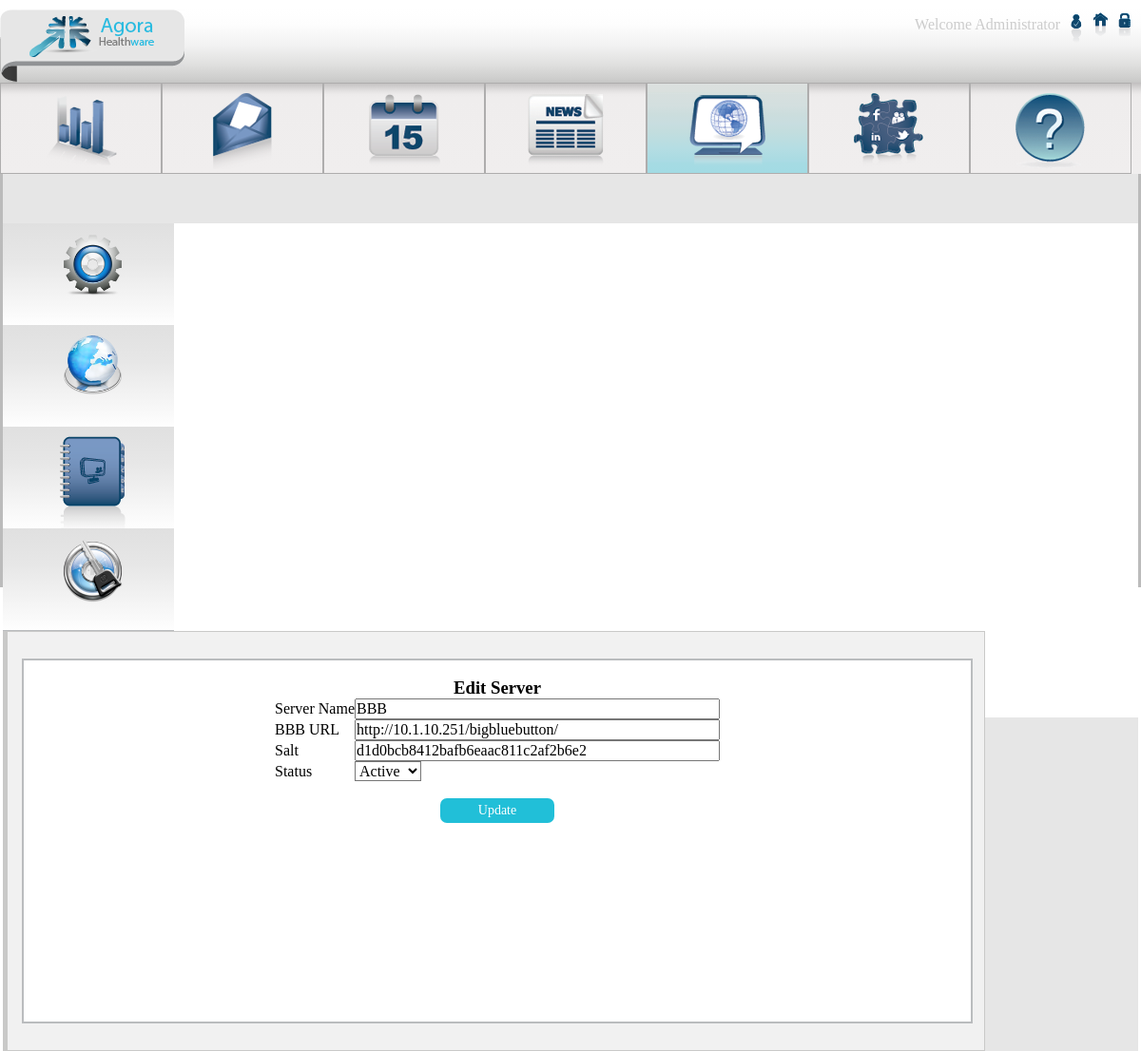
Before: /editserver.php?id=13 (signed in) with the older database file.
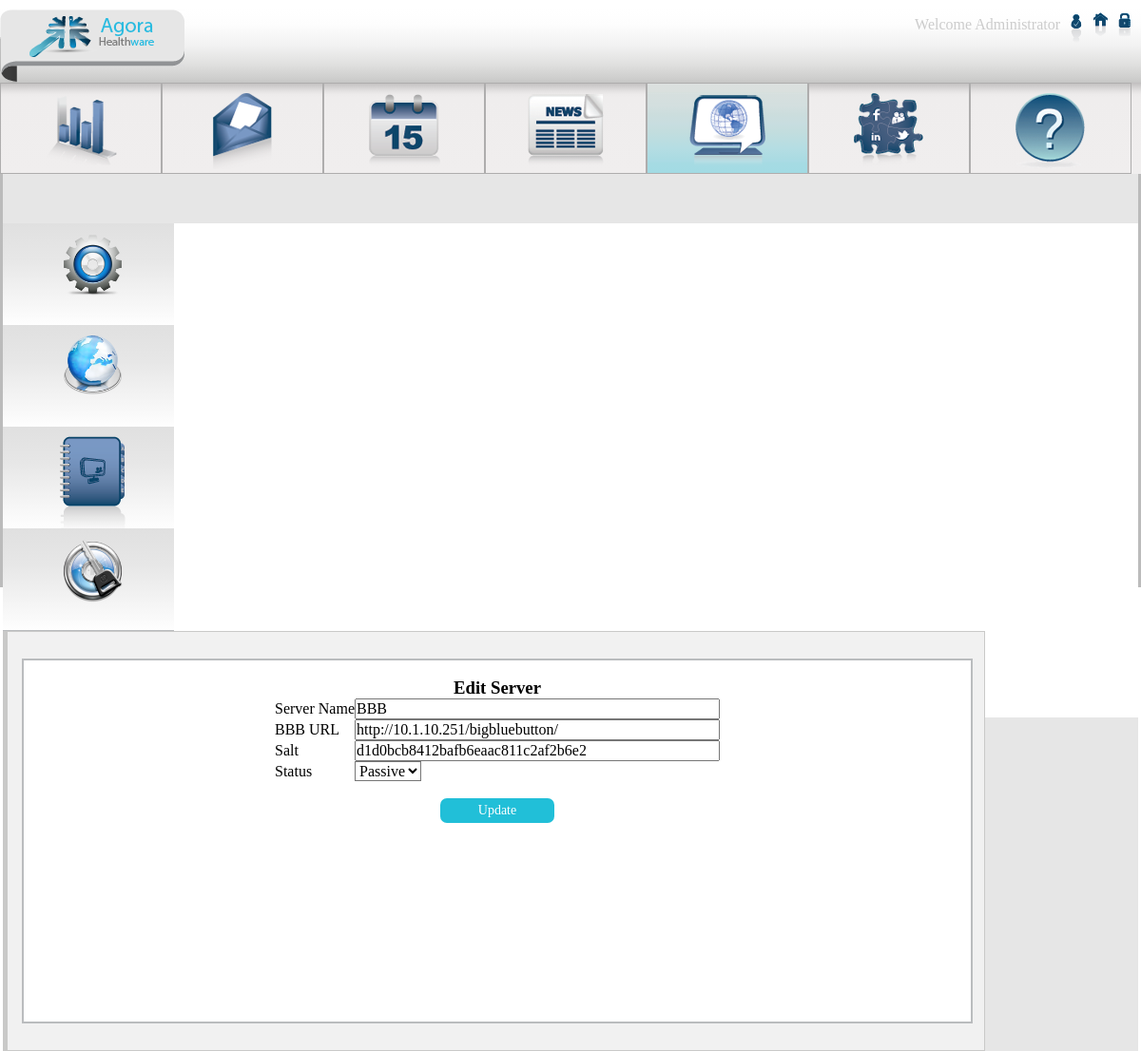
After: the same page with the newer database file.
### tables this page shows
CREATE TABLE `servers` (
  `id` int(11) NOT NULL AUTO_INCREMENT,
  `name` varchar(255) DEFAULT NULL,
  `url` varchar(255) DEFAULT NULL,
  `salt` varchar(255) DEFAULT NULL,
  `version` varchar(255) DEFAULT NULL,
  `created_at` datetime DEFAULT NULL,
  `updated_at` datetime DEFAULT NULL,
  `param` varchar(255) DEFAULT NULL,
  `status` int(1) DEFAULT NULL,
  PRIMARY KEY (`id`)
);

### classes/DBAccess.php (called while the page is built, shortened)
<?php
    class DBAccess{
        public function getServer($id){
            $sql="select * from servers where id=".$id;
            $result=mysql_query($sql);
            $row=mysql_fetch_array($result);
            return($row);
        }
    }
?>

### editserver.php (the view, shortened to what this page needs)
<?php
    require_once('classes/DBAccess.php');
    $dbAccess = new DBAccess();
    $row=$dbAccess->getServer($_GET['id']);
?>
<!doctype html>
<html lang="en">
    <head>
        <link rel="stylesheet" type="text/css" href="css/Style.css"/>
        <link rel="stylesheet" type="text/css" href="css/rhd.css"/>
    </head>
    <body>
        <?php include_once 'assets/main/HeaderNew.php'; ?>
        <?php include_once 'assets/main/LeftSideNew.php'; ?>
        <div id="rightform">
            <div class="RightTextCntr">
                <div class="contentCntrTab">
            <br>
            <h3 style="text-align: center;">Edit Server</h3>
            <form method="post" action="" name="frm" onsubmit="return server();">
                <table align="center" class="rightform">
                    <tr><td>Server Name</td><td><input value="<?php echo $row['name']; ?>" type="text" name="server_name"  size="40" maxlength="250"></td></tr>
                    <tr><td>BBB URL</td><td><input value="<?php echo $row['url']; ?>" type="text" name="url" size="40" maxlength="250"></td></tr>
                    <tr><td>Salt</td><td><input value="<?php echo $row['salt']; ?>" type="text" name="salt"  size="40" maxlength="250"></td></tr>
                    <tr><td>Status</td><td>
                        <select name="status">
                            <option <?php if($row['status']==1) echo "selected='selected'"; ?> value="1">Active</option>
                            <option <?php if($row['status']==0) echo "selected='selected'"; ?>  value="0">Passive</option>
                        </select>
                     </td></tr>
                    <tr><td align="center" colspan="2">&nbsp;</td></tr>
                    <tr><td align="center" colspan="2"><input type="submit" name="submit" value="Update" class="Btn"></td></tr>
                </table>
            </form>
        </div>
                </div>
            </div>
    </body>
    </html>

Changed rows visible on the page:
changed servers "BBB": status "Active" → "Passive"
